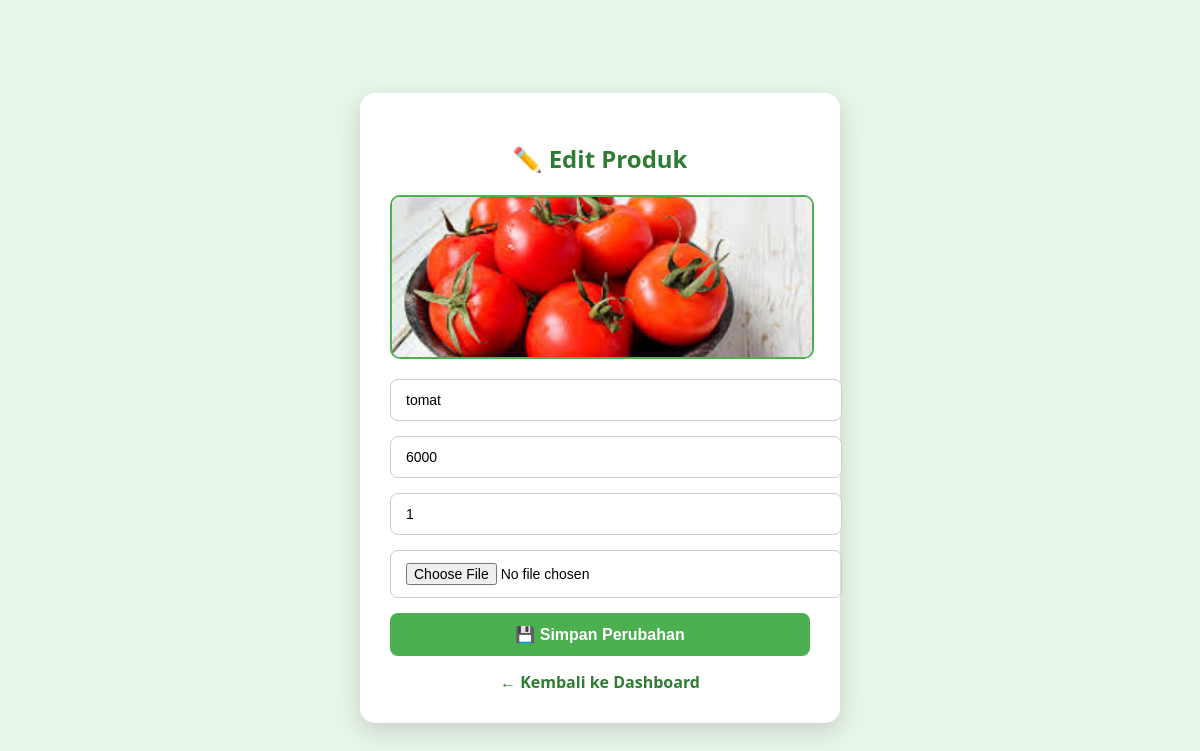
The app's page /edit_produk.php?id=12 (signed in) with its own data.
### tables this page shows
CREATE TABLE `produk` (
  `id` int(11) NOT NULL,
  `nama_produk` varchar(100) DEFAULT NULL,
  `harga` int(11) DEFAULT NULL,
  `stok` int(11) DEFAULT NULL,
  `penjual_id` int(11) DEFAULT NULL,
  `stock` int(11) DEFAULT 0,
  `status` enum('aktif','hapus') DEFAULT 'aktif',
  `gambar` varchar(100) DEFAULT NULL
);

### edit_produk.php (the view, shortened to what this page needs)
<?php
include '../config/db.php';
$id = intval($_GET['id'] ?? 0);
$data = mysqli_fetch_assoc(
    mysqli_query($conn,"SELECT * FROM produk WHERE id=$id")
);
?>
<!DOCTYPE html>
<html lang="id">
<head>
</head>
<body>
<form method="POST"
      enctype="multipart/form-data"
      class="card"
      onsubmit="return confirmSubmit()">
    <h2>✏️ Edit Produk</h2>
    <img id="preview"
         src="../assets/img/<?= htmlspecialchars($data['gambar']) ?>"
         class="preview"
         alt="Preview">
    <input type="text"
           name="nama"
           value="<?= htmlspecialchars($data['nama_produk']) ?>"
           placeholder="Nama Produk"
           required>
    <input type="number"
           name="harga"
           value="<?= $data['harga'] ?>"
           placeholder="Harga"
           required>
    <input type="number"
           name="stok"
           value="<?= $data['stok'] ?>"
           placeholder="Stok"
           required>
    <input type="file"
           name="gambar"
           accept="image/*"
           onchange="previewImage(this)">
    <button type="submit">💾 Simpan Perubahan</button>
    <a href="dashboard.php" class="back">← Kembali ke Dashboard</a>
</form>
</body>
</html>

### edit_produk.php (style rules this page uses)
body { font-family:'Segoe UI',sans-serif; background:#e8f5e9; display:flex; justify-content:center; align-items:center; min-height:100vh; }
.card { background:#fff; padding:30px; border-radius:15px; box-shadow:0 8px 25px rgba(0,0,0,.15); width:100%; max-width:420px; }
h2 { text-align:center; color:#2e7d32; margin-bottom:20px; }
img.preview { width:100%; height:160px; object-fit:cover; border-radius:10px; margin-bottom:15px; border:2px solid #4caf50; }
input { width:100%; padding:12px 15px; margin-bottom:15px; border-radius:8px; border:1px solid #ccc; font-size:14px; }
button { width:100%; padding:12px; background:#4caf50; color:#fff; font-size:16px; font-weight:bold; border:none; border-radius:8px; cursor:pointer; transition:.3s; }
.back { display:block; margin-top:15px; text-align:center; text-decoration:none; color:#2e7d32; font-weight:bold; }

### records on screen
produk: gambar (picture), nama "tomat", harga "6000", stok "1"
